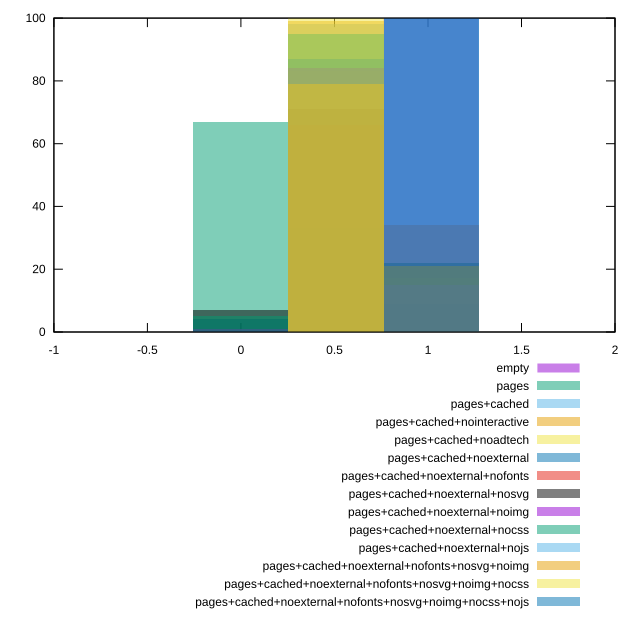

The gnuplot source for this figure:
reset
set terminal svg size 640, 620 enhanced background rgb 'white'
set output "report_00007_2020-12-11T15:55:29.892Z/cumulative-layout-shift/comparison/histogram/all_score.svg"

$empty <<EOF
0.9053811725271068 100
EOF

$pages <<EOF
0.4526905862635534 33
0 67
EOF

$pagesCached <<EOF
0.4526905862635534 97
0.9053811725271068 3
EOF

$pagesCachedNointeractive <<EOF
0.4526905862635534 95
0.9053811725271068 5
EOF

$pagesCachedNoadtech <<EOF
0.4526905862635534 65
0.9053811725271068 35
EOF

$pagesCachedNoexternal <<EOF
0 4
0.4526905862635534 80
0.9053811725271068 16
EOF

$pagesCachedNoexternalNofonts <<EOF
0.9053811725271068 63
0.4526905862635534 37
EOF

$pagesCachedNoexternalNosvg <<EOF
0.9053811725271068 22
0.4526905862635534 71
0 7
EOF

$pagesCachedNoexternalNoimg <<EOF
0.4526905862635534 81
0.9053811725271068 18
0 1
EOF

$pagesCachedNoexternalNocss <<EOF
0.4526905862635534 95
0 5
EOF

$pagesCachedNoexternalNojs <<EOF
0.9053811725271068 100
EOF

$pagesCachedNoexternalNofontsNosvgNoimg <<EOF
0.4526905862635534 79
0.9053811725271068 21
EOF

$pagesCachedNoexternalNofontsNosvgNoimgNocss <<EOF
0.4526905862635534 100
EOF

$pagesCachedNoexternalNofontsNosvgNoimgNocssNojs <<EOF
0.9053811725271068 100
EOF

set key outside below
set boxwidth 0.4526905862635534
set yrange [0:100]
set style fill transparent solid 0.5 noborder

plot \
  $empty title "empty" with boxes, \
  $pages title "pages" with boxes, \
  $pagesCached title "pages+cached" with boxes, \
  $pagesCachedNointeractive title "pages+cached+nointeractive" with boxes, \
  $pagesCachedNoadtech title "pages+cached+noadtech" with boxes, \
  $pagesCachedNoexternal title "pages+cached+noexternal" with boxes, \
  $pagesCachedNoexternalNofonts title "pages+cached+noexternal+nofonts" with boxes, \
  $pagesCachedNoexternalNosvg title "pages+cached+noexternal+nosvg" with boxes, \
  $pagesCachedNoexternalNoimg title "pages+cached+noexternal+noimg" with boxes, \
  $pagesCachedNoexternalNocss title "pages+cached+noexternal+nocss" with boxes, \
  $pagesCachedNoexternalNojs title "pages+cached+noexternal+nojs" with boxes, \
  $pagesCachedNoexternalNofontsNosvgNoimg title "pages+cached+noexternal+nofonts+nosvg+noimg" with boxes, \
  $pagesCachedNoexternalNofontsNosvgNoimgNocss title "pages+cached+noexternal+nofonts+nosvg+noimg+nocss" with boxes, \
  $pagesCachedNoexternalNofontsNosvgNoimgNocssNojs title "pages+cached+noexternal+nofonts+nosvg+noimg+nocss+nojs" with boxes, \


reset
